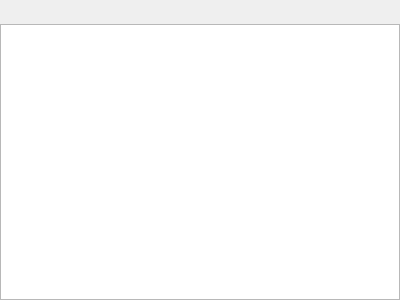
<?xml version="1.0" encoding="UTF-8"?>
<ui version="4.0">
 <class>TextEditDialog</class>
 <widget class="QWidget" name="TextEditDialog">
  <property name="geometry">
   <rect>
    <x>0</x>
    <y>0</y>
    <width>400</width>
    <height>300</height>
   </rect>
  </property>
  <layout class="QVBoxLayout" name="verticalLayout">
   <property name="spacing">
    <number>6</number>
   </property>
   <property name="leftMargin">
    <number>0</number>
   </property>
   <property name="topMargin">
    <number>0</number>
   </property>
   <property name="rightMargin">
    <number>0</number>
   </property>
   <property name="bottomMargin">
    <number>0</number>
   </property>
   <item>
    <widget class="QLabel" name="infoLabel">
     <property name="sizePolicy">
      <sizepolicy hsizetype="Maximum" vsizetype="Maximum">
       <horstretch>0</horstretch>
       <verstretch>0</verstretch>
      </sizepolicy>
     </property>
     <property name="font">
      <font>
       <pointsize>12</pointsize>
      </font>
     </property>
     <property name="text">
      <string/>
     </property>
     <property name="alignment">
      <set>Qt::AlignLeading|Qt::AlignLeft|Qt::AlignTop</set>
     </property>
    </widget>
   </item>
   <item>
    <widget class="QTextEdit" name="textEdit">
     <property name="font">
      <font>
       <pointsize>24</pointsize>
       <underline>false</underline>
      </font>
     </property>
    </widget>
   </item>
  </layout>
 </widget>
 <resources/>
 <connections/>
</ui>
